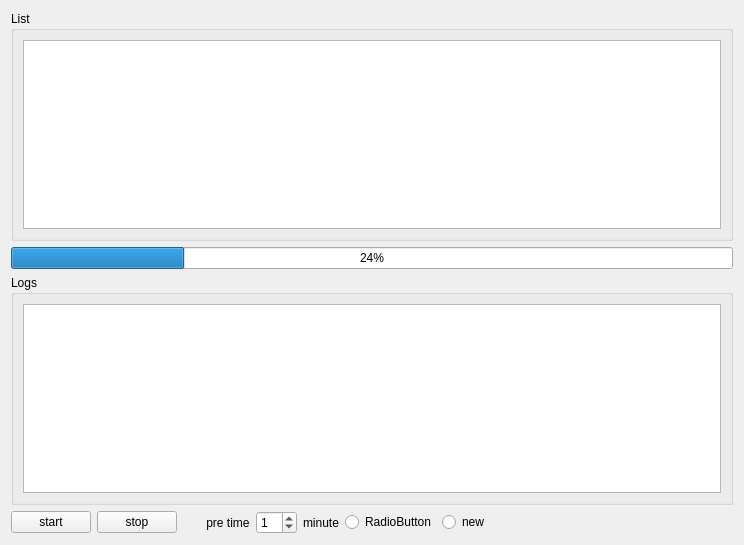
<?xml version="1.0" encoding="UTF-8"?>
<ui version="4.0">
 <class>Form</class>
 <widget class="QWidget" name="Form">
  <property name="geometry">
   <rect>
    <x>0</x>
    <y>0</y>
    <width>744</width>
    <height>545</height>
   </rect>
  </property>
  <property name="windowTitle">
   <string>Form</string>
  </property>
  <layout class="QVBoxLayout" name="verticalLayout_3" stretch="10,1">
   <item>
    <layout class="QVBoxLayout" name="verticalLayout_2">
     <item>
      <layout class="QVBoxLayout" name="verticalLayout_4">
       <item>
        <widget class="QGroupBox" name="groupBox_2">
         <property name="title">
          <string>List</string>
         </property>
         <layout class="QVBoxLayout" name="verticalLayout_7">
          <item>
           <widget class="QPlainTextEdit" name="txbList"/>
          </item>
         </layout>
        </widget>
       </item>
      </layout>
     </item>
     <item>
      <widget class="QProgressBar" name="progressBar">
       <property name="value">
        <number>24</number>
       </property>
      </widget>
     </item>
     <item>
      <layout class="QVBoxLayout" name="verticalLayout_5">
       <item>
        <widget class="QGroupBox" name="groupBox">
         <property name="title">
          <string>Logs</string>
         </property>
         <layout class="QVBoxLayout" name="verticalLayout_6">
          <item>
           <widget class="QPlainTextEdit" name="txbLogs">
            <property name="baseSize">
             <size>
              <width>800</width>
              <height>600</height>
             </size>
            </property>
            <property name="readOnly">
             <bool>true</bool>
            </property>
           </widget>
          </item>
         </layout>
        </widget>
       </item>
      </layout>
     </item>
    </layout>
   </item>
   <item>
    <layout class="QHBoxLayout" name="horizontalLayout_4">
     <item>
      <widget class="QPushButton" name="btn_ok">
       <property name="text">
        <string>start</string>
       </property>
      </widget>
     </item>
     <item>
      <widget class="QPushButton" name="btn_stop">
       <property name="text">
        <string>stop</string>
       </property>
      </widget>
     </item>
     <item>
      <widget class="QLabel" name="label">
       <property name="text">
        <string>       pre time</string>
       </property>
      </widget>
     </item>
     <item>
      <widget class="QSpinBox" name="spinBox">
       <property name="value">
        <number>1</number>
       </property>
      </widget>
     </item>
     <item>
      <widget class="QLabel" name="label_2">
       <property name="text">
        <string>minute</string>
       </property>
      </widget>
     </item>
     <item>
      <widget class="QRadioButton" name="radioButton">
       <property name="text">
        <string>RadioButton</string>
       </property>
      </widget>
     </item>
     <item>
      <widget class="QRadioButton" name="radioButton_2">
       <property name="text">
        <string>new</string>
       </property>
      </widget>
     </item>
     <item>
      <spacer name="horizontalSpacer">
       <property name="orientation">
        <enum>Qt::Horizontal</enum>
       </property>
       <property name="sizeHint" stdset="0">
        <size>
         <width>40</width>
         <height>20</height>
        </size>
       </property>
      </spacer>
     </item>
    </layout>
   </item>
  </layout>
 </widget>
 <resources/>
 <connections/>
</ui>
